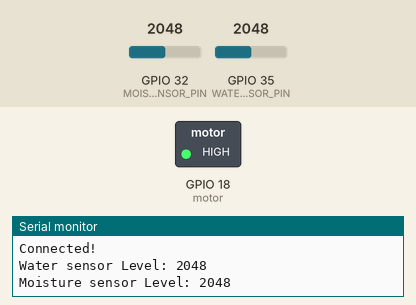
This sketch was run on a simulated ESP32. Shown: switched loads named in the sketch (green lamp = pin HIGH), the last lines printed to the serial monitor. The inputs (shaded band) are chosen by the test bench; at power-on: GPIO 32 (MOISTURE_SENSOR_PIN) = 2048, GPIO 35 (WATER_SENSOR_PIN) = 2048. WiFi joins after 1.5 s; servers stay silent unless stated; uploads are accepted with an empty reply; not simulated (calls return 0 or success): secrets.h.

Above: at 2.5 s.
At 8.7 s:
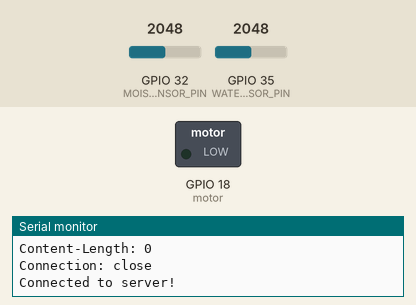
Timing chart, 0 to 18.3 s (numbered marks = the images above):
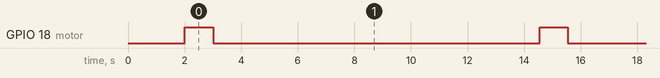

Measured:
- by itself, GPIO 18 (motor): alternates HIGH for 1.0 s and LOW for 11.5 s

The sketch:

AutomaticWatering.ino
```cpp
#define WATER_SENSOR_PIN  35
#define MOISTURE_SENSOR_PIN 32
#include <WiFi.h>
#include <HTTPClient.h>
#include <ArduinoJson.h>
#include "secrets.h"


// not touching 1000
// barely touching 1600
// halfway 3000
// max is 4095
#define motor 18


WiFiClient client;
const char* server = "34.56.124.39";
const int port = 5000;

void setup() {
  Serial.begin(115200);
  pinMode(WATER_SENSOR_PIN, INPUT);
  pinMode(MOISTURE_SENSOR_PIN, INPUT);
  // initialize digital pin as an output.
  pinMode(motor, OUTPUT);

  WiFi.begin(ssid, password);
  while (WiFi.status() != WL_CONNECTED) {
    delay(1000);
    Serial.println("Connecting to WiFi...");
  }
  Serial.println("Connected!");
}

void sendData(int sensorVal) {
  if (client.connect(server, port)) {
    Serial.println("Connected to server!");

    String jsonPayload = "{\"Water Level\": " + String(sensorVal) + "}";

    int contentLength = jsonPayload.length();

    // Construct HTTP POST request
    client.println("POST /data HTTP/1.1");
    client.println("Host: 34.56.124.39");
    client.println("Content-Type: application/json");
    client.print("Content-Length: "); // Length of the JSON payload
    client.println(contentLength);
    client.println();
    client.println(jsonPayload);

    // Wait for a response
    while (client.available()) {
      String response = client.readString();
      Serial.println(response);
    }

    client.stop(); // Close the connection
  } else {
    Serial.println("Connection to server failed.");
  }
}

int readWaterSensor() {
  int WaterSensorValue = analogRead(WATER_SENSOR_PIN);
  Serial.print("Water sensor Level: ");
  Serial.println(WaterSensorValue);

  return WaterSensorValue;
  delay(1000);

}

int readMoistureSensor() {
  int moistureSensorValue = analogRead(MOISTURE_SENSOR_PIN);
  Serial.print("Moisture sensor Level: ");
  Serial.println(moistureSensorValue);

  return moistureSensorValue;
  delay(1000);
}

void turnMotorOn() {
  digitalWrite(motor, HIGH);
  delay(1000);

  digitalWrite(motor, LOW);
  delay(3000);
  delay(5);
}

void loop() {
  int waterValue = readWaterSensor();

  int moistureValue = readMoistureSensor();

  turnMotorOn();

  if (WiFi.status() == WL_CONNECTED) {
    sendData(waterValue);
    delay(1000);
    sendData(moistureValue);
  }

  delay(5000); // send every 10 seconds
}
```
